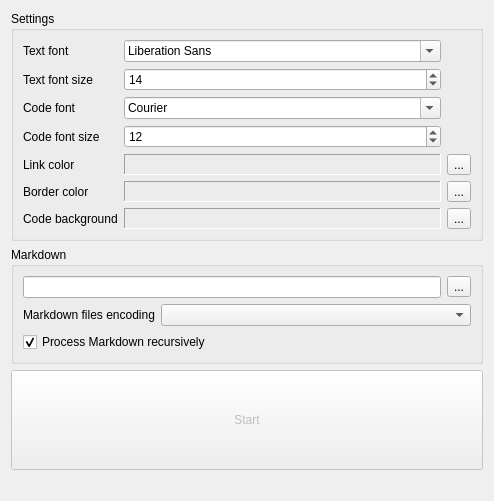
<?xml version="1.0" encoding="UTF-8"?>
<ui version="4.0">
 <class>MainWindow</class>
 <widget class="QWidget" name="MainWindow">
  <property name="geometry">
   <rect>
    <x>0</x>
    <y>0</y>
    <width>494</width>
    <height>501</height>
   </rect>
  </property>
  <property name="windowTitle">
   <string>Markdown to PDF</string>
  </property>
  <layout class="QVBoxLayout" name="verticalLayout_3">
   <item>
    <widget class="QGroupBox" name="groupBox">
     <property name="title">
      <string>Settings</string>
     </property>
     <layout class="QVBoxLayout" name="verticalLayout">
      <item>
       <layout class="QGridLayout" name="gridLayout">
        <item row="0" column="0">
         <widget class="QLabel" name="label">
          <property name="sizePolicy">
           <sizepolicy hsizetype="Minimum" vsizetype="Preferred">
            <horstretch>0</horstretch>
            <verstretch>0</verstretch>
           </sizepolicy>
          </property>
          <property name="text">
           <string>Text font</string>
          </property>
         </widget>
        </item>
        <item row="0" column="1">
         <widget class="QFontComboBox" name="m_textFont">
          <property name="fontFilters">
           <set>QFontComboBox::ScalableFonts</set>
          </property>
         </widget>
        </item>
        <item row="1" column="0">
         <widget class="QLabel" name="label_6">
          <property name="sizePolicy">
           <sizepolicy hsizetype="Minimum" vsizetype="Preferred">
            <horstretch>0</horstretch>
            <verstretch>0</verstretch>
           </sizepolicy>
          </property>
          <property name="text">
           <string>Text font size</string>
          </property>
         </widget>
        </item>
        <item row="1" column="1">
         <widget class="QSpinBox" name="m_textFontSize">
          <property name="sizePolicy">
           <sizepolicy hsizetype="Expanding" vsizetype="Fixed">
            <horstretch>0</horstretch>
            <verstretch>0</verstretch>
           </sizepolicy>
          </property>
          <property name="minimum">
           <number>8</number>
          </property>
          <property name="maximum">
           <number>16</number>
          </property>
          <property name="value">
           <number>14</number>
          </property>
         </widget>
        </item>
        <item row="2" column="0">
         <widget class="QLabel" name="label_2">
          <property name="sizePolicy">
           <sizepolicy hsizetype="Minimum" vsizetype="Preferred">
            <horstretch>0</horstretch>
            <verstretch>0</verstretch>
           </sizepolicy>
          </property>
          <property name="text">
           <string>Code font</string>
          </property>
         </widget>
        </item>
        <item row="2" column="1">
         <widget class="QFontComboBox" name="m_codeFont">
          <property name="fontFilters">
           <set>QFontComboBox::MonospacedFonts</set>
          </property>
         </widget>
        </item>
        <item row="3" column="0">
         <widget class="QLabel" name="label_7">
          <property name="sizePolicy">
           <sizepolicy hsizetype="Minimum" vsizetype="Preferred">
            <horstretch>0</horstretch>
            <verstretch>0</verstretch>
           </sizepolicy>
          </property>
          <property name="text">
           <string>Code font size</string>
          </property>
         </widget>
        </item>
        <item row="3" column="1">
         <widget class="QSpinBox" name="m_codeFontSize">
          <property name="sizePolicy">
           <sizepolicy hsizetype="Expanding" vsizetype="Fixed">
            <horstretch>0</horstretch>
            <verstretch>0</verstretch>
           </sizepolicy>
          </property>
          <property name="minimum">
           <number>6</number>
          </property>
          <property name="maximum">
           <number>14</number>
          </property>
          <property name="value">
           <number>12</number>
          </property>
         </widget>
        </item>
        <item row="4" column="0">
         <widget class="QLabel" name="label_3">
          <property name="sizePolicy">
           <sizepolicy hsizetype="Minimum" vsizetype="Preferred">
            <horstretch>0</horstretch>
            <verstretch>0</verstretch>
           </sizepolicy>
          </property>
          <property name="text">
           <string>Link color</string>
          </property>
         </widget>
        </item>
        <item row="4" column="1">
         <widget class="ColorWidget" name="m_linkColor">
          <property name="frameShape">
           <enum>QFrame::Panel</enum>
          </property>
          <property name="frameShadow">
           <enum>QFrame::Sunken</enum>
          </property>
         </widget>
        </item>
        <item row="4" column="2">
         <widget class="QToolButton" name="m_linkColorBtn">
          <property name="text">
           <string>...</string>
          </property>
         </widget>
        </item>
        <item row="5" column="0">
         <widget class="QLabel" name="label_4">
          <property name="sizePolicy">
           <sizepolicy hsizetype="Minimum" vsizetype="Preferred">
            <horstretch>0</horstretch>
            <verstretch>0</verstretch>
           </sizepolicy>
          </property>
          <property name="text">
           <string>Border color</string>
          </property>
         </widget>
        </item>
        <item row="5" column="1">
         <widget class="ColorWidget" name="m_borderColor">
          <property name="frameShape">
           <enum>QFrame::Panel</enum>
          </property>
          <property name="frameShadow">
           <enum>QFrame::Sunken</enum>
          </property>
         </widget>
        </item>
        <item row="5" column="2">
         <widget class="QToolButton" name="m_borderColorBtn">
          <property name="text">
           <string>...</string>
          </property>
         </widget>
        </item>
        <item row="6" column="0">
         <widget class="QLabel" name="label_5">
          <property name="sizePolicy">
           <sizepolicy hsizetype="Minimum" vsizetype="Preferred">
            <horstretch>0</horstretch>
            <verstretch>0</verstretch>
           </sizepolicy>
          </property>
          <property name="text">
           <string>Code background</string>
          </property>
         </widget>
        </item>
        <item row="6" column="1">
         <widget class="ColorWidget" name="m_codeBackground">
          <property name="frameShape">
           <enum>QFrame::Panel</enum>
          </property>
          <property name="frameShadow">
           <enum>QFrame::Sunken</enum>
          </property>
         </widget>
        </item>
        <item row="6" column="2">
         <widget class="QToolButton" name="m_codeBackgroundBtn">
          <property name="text">
           <string>...</string>
          </property>
         </widget>
        </item>
       </layout>
      </item>
     </layout>
    </widget>
   </item>
   <item>
    <widget class="QGroupBox" name="groupBox_2">
     <property name="title">
      <string>Markdown</string>
     </property>
     <layout class="QVBoxLayout" name="verticalLayout_2">
      <item>
       <layout class="QHBoxLayout" name="horizontalLayout">
        <item>
         <widget class="QLineEdit" name="m_fileName">
          <property name="readOnly">
           <bool>true</bool>
          </property>
         </widget>
        </item>
        <item>
         <widget class="QToolButton" name="m_fileNameBtn">
          <property name="text">
           <string>...</string>
          </property>
         </widget>
        </item>
       </layout>
      </item>
      <item>
       <layout class="QHBoxLayout" name="horizontalLayout_2">
        <item>
         <widget class="QLabel" name="label_8">
          <property name="text">
           <string>Markdown files encoding</string>
          </property>
         </widget>
        </item>
        <item>
         <widget class="QComboBox" name="m_encoding">
          <property name="sizePolicy">
           <sizepolicy hsizetype="Expanding" vsizetype="Fixed">
            <horstretch>0</horstretch>
            <verstretch>0</verstretch>
           </sizepolicy>
          </property>
         </widget>
        </item>
       </layout>
      </item>
      <item>
       <widget class="QCheckBox" name="m_recursive">
        <property name="text">
         <string>Process Markdown recursively</string>
        </property>
        <property name="checked">
         <bool>true</bool>
        </property>
       </widget>
      </item>
     </layout>
    </widget>
   </item>
   <item>
    <widget class="QPushButton" name="m_startBtn">
     <property name="enabled">
      <bool>false</bool>
     </property>
     <property name="minimumSize">
      <size>
       <width>0</width>
       <height>100</height>
      </size>
     </property>
     <property name="text">
      <string>Start</string>
     </property>
    </widget>
   </item>
   <item>
    <spacer name="verticalSpacer">
     <property name="orientation">
      <enum>Qt::Vertical</enum>
     </property>
     <property name="sizeHint" stdset="0">
      <size>
       <width>20</width>
       <height>5</height>
      </size>
     </property>
    </spacer>
   </item>
  </layout>
 </widget>
 <customwidgets>
  <customwidget>
   <class>ColorWidget</class>
   <extends>QFrame</extends>
   <header>color_widget.hpp</header>
   <container>1</container>
  </customwidget>
 </customwidgets>
 <resources/>
 <connections/>
</ui>
